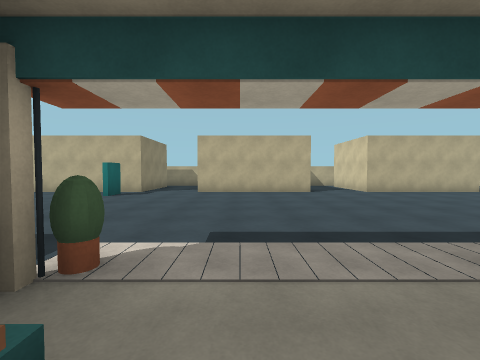
[1] (above)

23 first-person views from a walk through a Unity game level. The camera is 1.4 m above the floor, tilts 2° down and sees 90° across. Doors are open. The floor is counted in squares, 2 m on a side. Each view is taken from the middle of a square. On the plan, view 1 faces up. The plan holds only what a view shows up to about 9 squares ahead; the rest is blank. The player is left out.

[2]
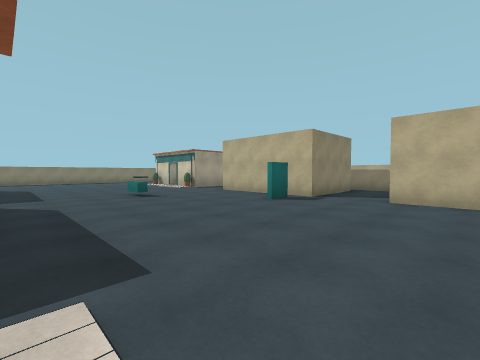

[3]
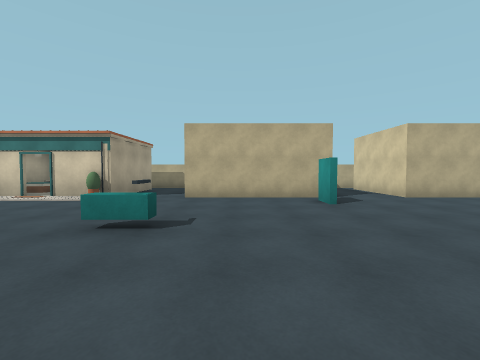

[4]
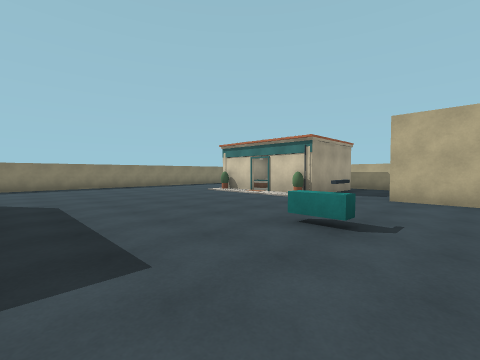

[5]
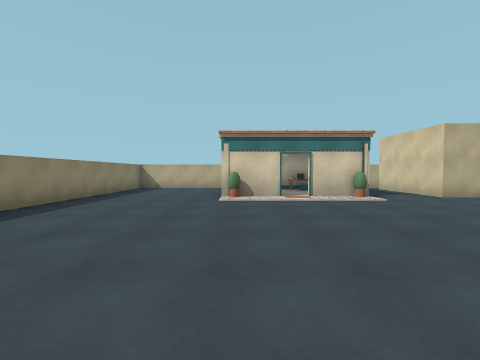

[6]
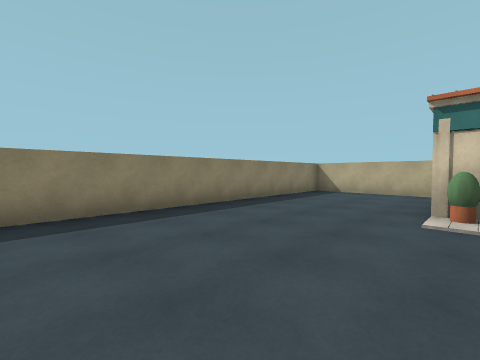

[7]
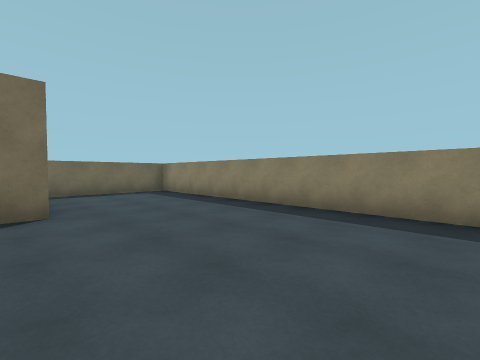

[8]
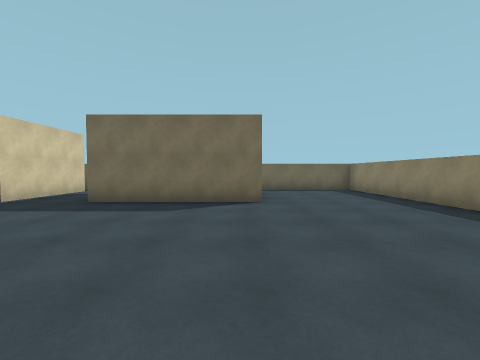

[9]
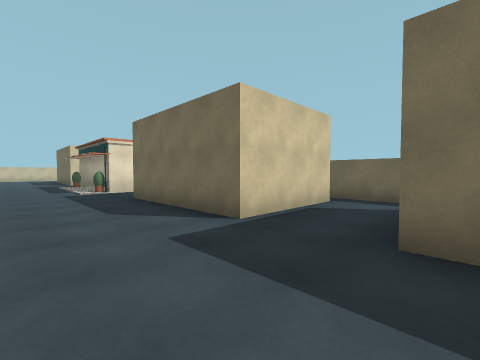

[10]
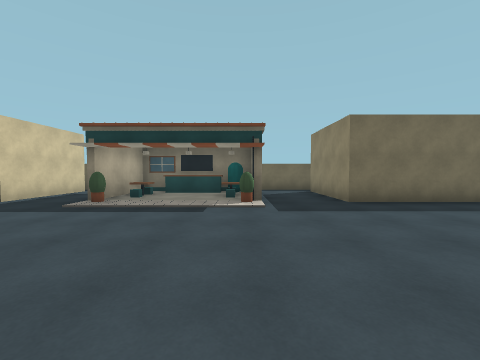

[11]
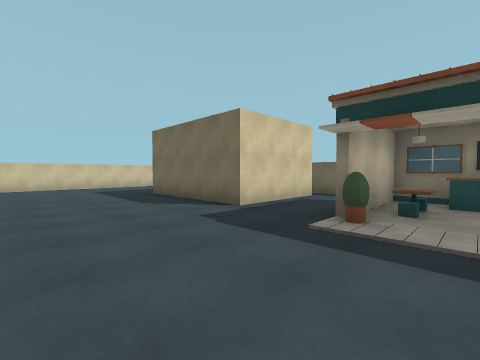

[12]
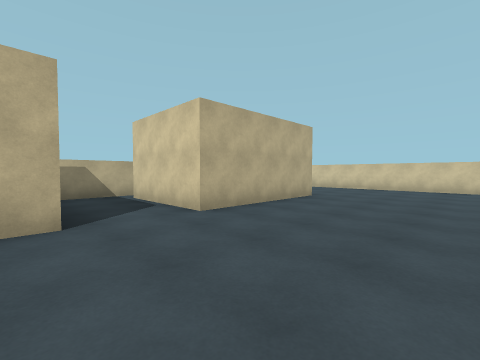

[13]
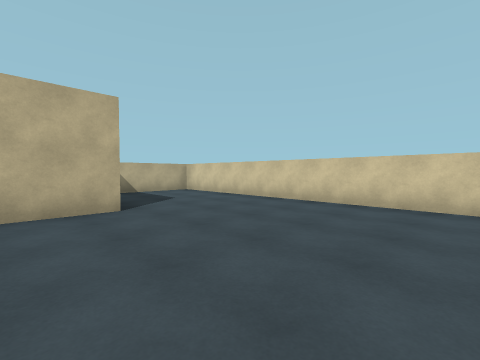

[14]
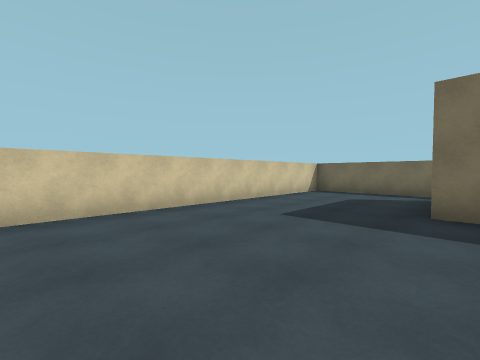

[15]
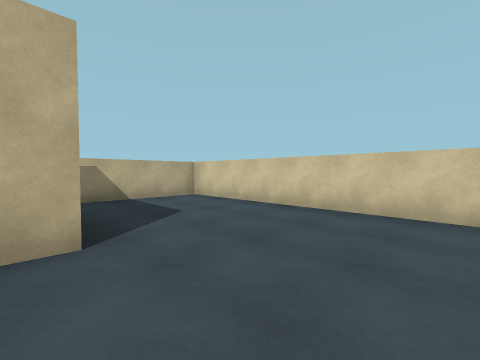

[16]
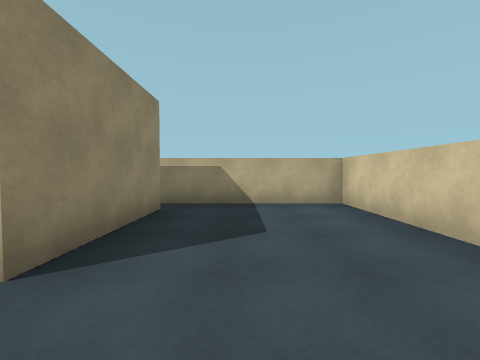

[17]
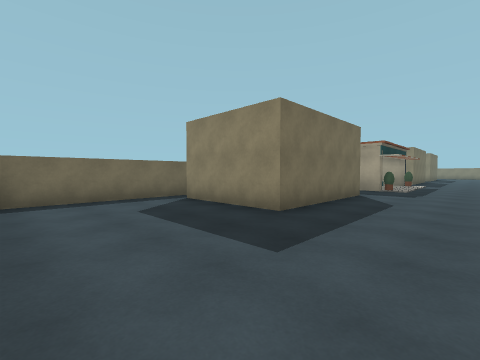

[18]
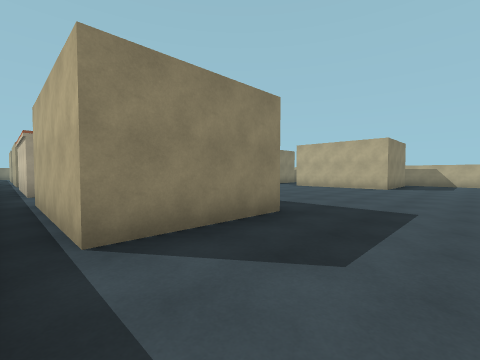

[19]
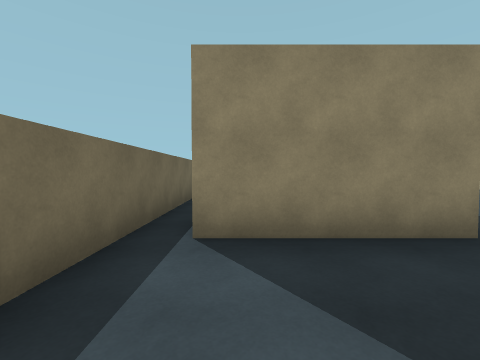

[20]
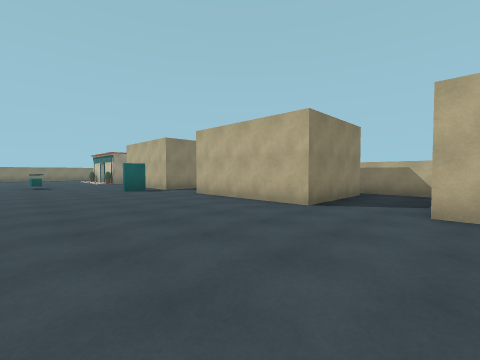

[21]
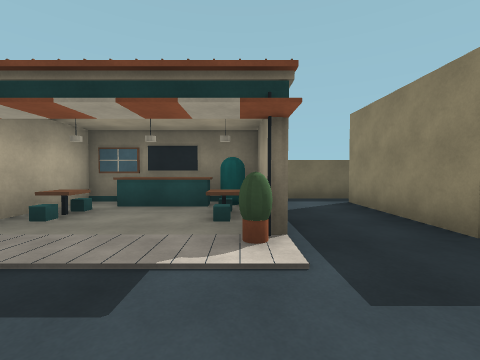

[22]
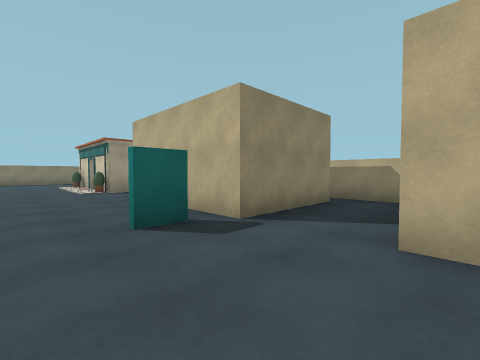

[23]
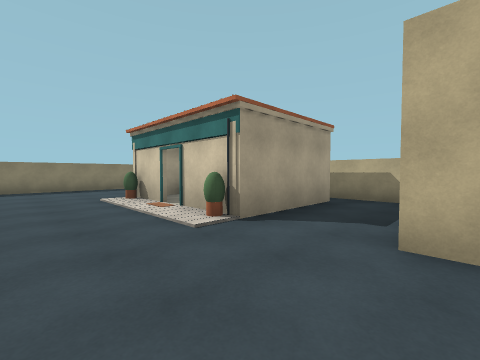

### Floor plan
Points are (right, up) in squares from view 1. A wall is a line through its corners. A room is listed if a view was taken in it or the views show most of it. See-through windows are left out.
Room 1 (views 1, 2, 3, 4, 5, 6, 7, 8, 9, 10, 11, 12, 13, 14, 15, 16, 17, 18, 19, 20, 21, 22, 23)
walls: (-4.1, 7.1) (-4.1, 7.9); (-3.9, 7.9) (-3.9, 7.1); (-0.5, -0.6) (1.5, -0.6); (-0.5, -1.4) (2.4, -1.4); (-3.5, 11.5) (-3.5, 8.5) (-7.5, 8.5) (-7.5, 11); (-2.1, 12.3) (-3.9, 12.3); (4.5, 1.5) (8.5, 1.5) (8.5, -1.5) (4.5, -1.5) (4.5, 1.5); (-3.9, -2.2) (-2.2, -2.2); (2.5, -1.5) (-0.4, -1.5); (2.5, 11.5) (2.5, 8.5) (-1.5, 8.5) (-1.5, 11); (-7.5, -1.5) (-7.5, 1.5) (-3.5, 1.5) (-3.5, -1.5); (-10.4, 8.5) (-11.1, 8.5); (-9.5, 10.4) (-9.5, 9.4); (4, -2.2) (12.3, -2.2) (12.3, 12.3) (8.2, 12.3); (-8.1, 12.3) (-9.9, 12.3); (-8.9, -2.2) (-7.1, -2.2); (4.9, 12.3) (2.2, 12.3); (-11.8, 8.5) (-12.5, 8.5); (-13.6, 1.5) (-9.5, 1.5); (8.5, 11.5) (8.5, 8.5) (4.5, 8.5) (4.5, 11.5); (-13.9, 12.3) (-17.2, 12.3) (-17.2, -2.2) (-13.9, -2.2)
ways out: open door at (-11, 9); gap at (-4, 8)
objects: other object (-13, 9); other object (-10, 8); other object (-10, 9); other object (-8, 5) to (-7, 5); other object (-1, -1); other object (-1, 0); other object (-1, 1); other object (-1, 2); other object (2, 0); other object (2, 1)

Positions as (right, up) in squares from view 1, and headings:
1: (0, 0), facing up
2: (0, 2), facing up-left
3: (-6, 2), facing up
4: (-6, 2), facing up-left
5: (-13, 2), facing up
6: (-13, 4), facing up-left
7: (-13, 6), facing down-left
8: (-13, 7), facing down
9: (-10, 4), facing down-right
10: (-1, 7), facing down
11: (1, 5), facing down-right
12: (2, 5), facing up-right
13: (7, 4), facing up-right
14: (8, 6), facing down-right
15: (8, 6), facing up-right
16: (10, 7), facing up
17: (12, 4), facing down-left
18: (11, -2), facing up-left
19: (11, -1), facing left
20: (5, 4), facing up-left
21: (-1, 4), facing down
22: (-1, 6), facing up-left
23: (-7, 6), facing up-left
